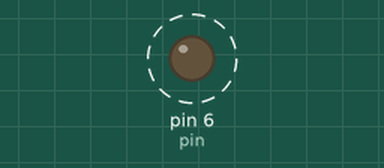
Recording of a sketch running on a simulated Arduino Uno, built with avr-gcc and run on an emulated ATmega328P. Parts: output pins drawn as LEDs (lit = HIGH). Dashed ring = blinking.

Above: at 0.05 s.
Timing chart, 0 to 3.0 s (numbered marks = the images above):
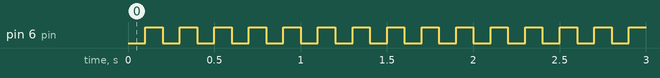

Measured:
- by itself, pin 6 (pin): alternates HIGH for 0.10 s and LOW for 0.10 s

The sketch:

blink.ino
```cpp
int pin = 6;
int brightness=0;
int fadeamount=5;
void setup() {
  // put your setup code here, to run once:
  pinMode(pin,OUTPUT);
}

void loop() {
  // put your main code here, to run repeatedly:
  blink();
  analogWrite(pin,brightness);
}
void blink(){
    if(brightness == 0){
          brightness=255;
      }else{
        brightness=0;
        }
        delay(100);
  }

 void fade(){
      brightness=brightness+fadeamount;

      if(brightness<=0||brightness>=255){
          fadeamount= -fadeamount;
        }
        delay(20);
  }
```
